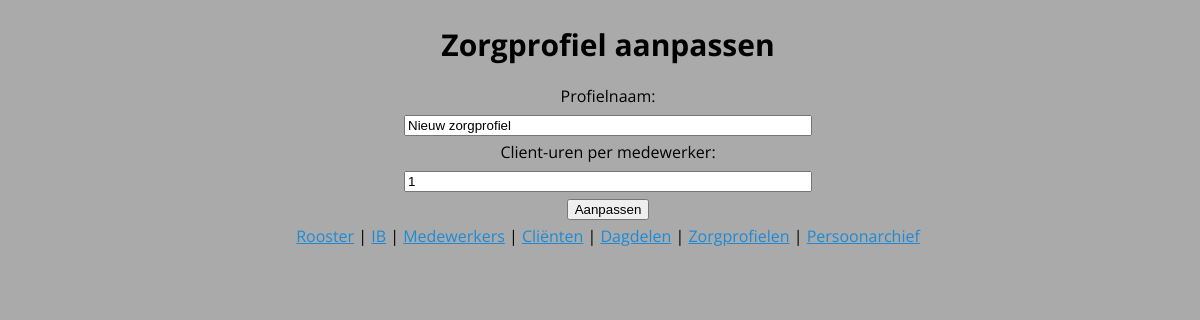
Page /profiles/update/1 on the earlier database version.
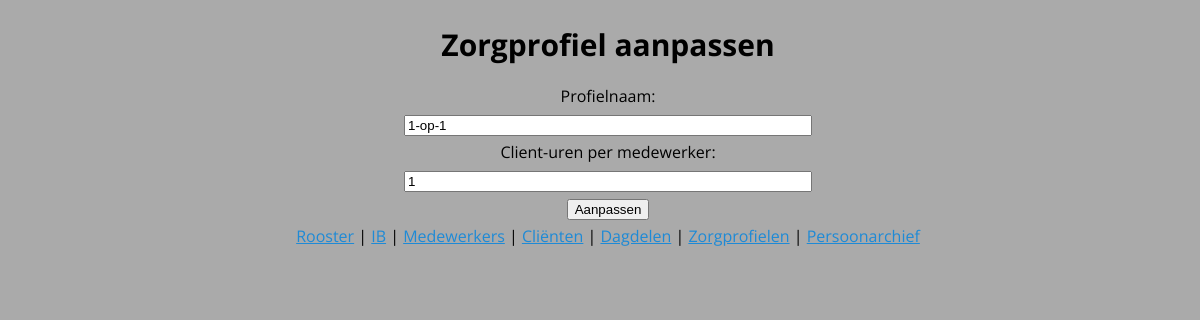
Same page on the later database version.
### roosterapp/sql.py (models this page shows)
class Profile(Base):
    __tablename__ = 'profiles'
    id = Column(Integer, primary_key=True)
    name = Column(String(127))
    ratio = Column(Integer)
    clients = relationship("Client", backref="profile")

### roosterapp/routes.py (the view)
@profile_crud.route('/update/<id>', methods=['GET'])
def show_update_profile(id):
    if profile := app.db.session.query(Profile).get(id):
        return render_template('update_profile.html', profile=profile)
    else:
        return redirect(url_for('profile_crud.show_profiles'))

### roosterapp/templates/update_profile.html (shortened to what this page needs)
{% extends 'base.html' %}
{% block body %}
<h1>Zorgprofiel aanpassen</h1>
<form action="/profiles/update/{{ profile.id }}" method="POST" style="width:50em;text-align: center;">
    <label for="profile_name">Profielnaam:</label><br>
    <input type="text" name="profile_name" id="profile_name" value="{{ profile.name }}" style="width: 50%;"><br>
    <label for="profile_ratio">Client-uren per medewerker:</label><br>
    <input type="text" name="profile_ratio" id="profile_ratio" value="{{ profile.ratio }}" style="width: 50%;"><br>
    <input type="submit" value="Aanpassen">
</form>
{% endblock %}

Differences in the rows shown:
changed Profile: profile_name "Nieuw zorgprofiel" → "1-op-1"
